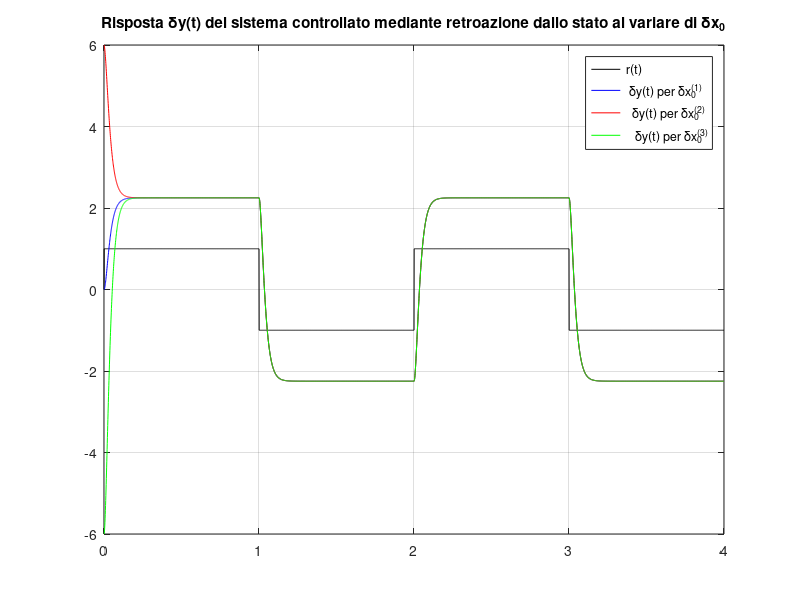

The MATLAB source for this figure:
close all
clear all

s = tf('s')

%posizionamento dei poli mediante retroazione degli stati
A = [[0,1];[900,1]];
B = [0;-9];
C = [600, 0];
D = 0;

%valuto se il modello e instabile
eigA = eig(A)
%peerche gli autovalori hanno parte reale > 0

%gli autovalori del sistema retroazionato sono:
lambda1 = -40;
lambda2 = -60;

%esercizio 1:
% si analizzino le prop. di raggiungibilita del sistema linearizzato

Mr = ctrb(A,B) % matrice di raggiungibilita del sistema
rankMr = rank(Mr)
%rank = 2 ==> il sistema e completamente raggiungibile

%PASSO 2:
%progettazione del vettore riga K tale che gli autovalori di A-BK = -40,-60

P = [lambda1,lambda2]
K = place(A,B,P)
%verifico
eigAminBK = eig(A-B*K)

%calcolo il valore di alpha
%alpha = inv(-(C-D*K)*inv(A-B*K)*B+D)
alpha = -1

%PASSO 3:
%si applichi la retroazionedegli stati

Ars = A-B*K
Brs = alpha*B
Crs = C-D*K
Drs = alpha*D

%PASSO 4:
%si simuli l'evolòuzione della risposta dy(t) del sistema retroazionato ad un
%ingresso r(t) = onda quadra di ampzza 0.5 Hz e ampiezza 2VPP si ponga alpha = -1

t=0:.001:4;
r = sign(sin(2*pi*0.5*t));

dx01 = [0;0];
dx02 = [0.01;0];
dx03 = [-0.01;0];

sRetroazionato = ss(Ars,Brs,Crs,Drs);

%simuliamo:

dy1 = lsim(sRetroazionato,r,t,dx01);
dy2 = lsim(sRetroazionato,r,t,dx02);
dy3 = lsim(sRetroazionato,r,t,dx03);

figure, plot(t,r,'k',t,dy1,'b',t,dy2,'r',t,dy3,'g'),grid on,
title(['Risposta \deltay(t) del sistema controllato mediante retroazione', ...
       ' dallo stato al variare di \deltax_0']),
legend('r(t)',' \deltay(t) per \deltax_0^{(1)}', ...
              '  \deltay(t) per \deltax_0^{(2)}','   \deltay(t) per \deltax_0^{(3)}')

